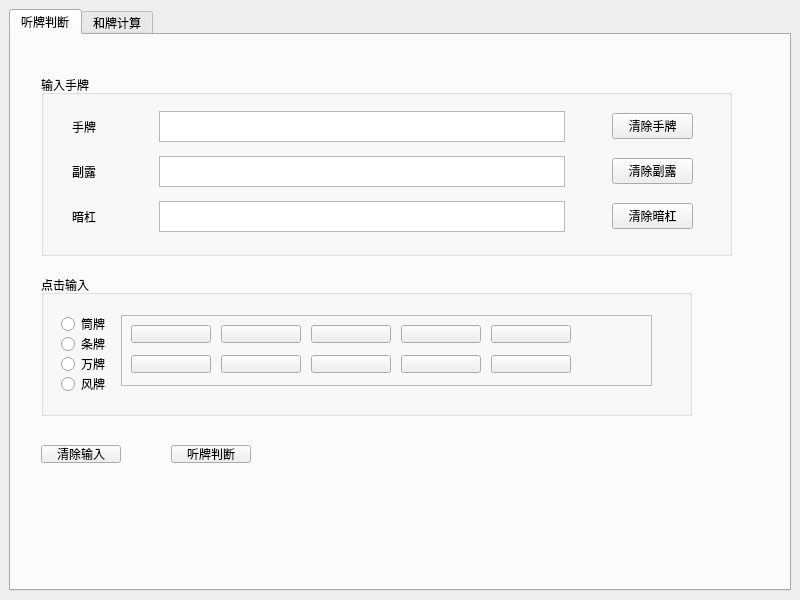
<?xml version="1.0" encoding="UTF-8"?>
<ui version="4.0">
 <class>MainWindow</class>
 <widget class="QMainWindow" name="MainWindow">
  <property name="geometry">
   <rect>
    <x>0</x>
    <y>0</y>
    <width>800</width>
    <height>600</height>
   </rect>
  </property>
  <property name="windowTitle">
   <string>MainWindow</string>
  </property>
  <widget class="QWidget" name="centralwidget">
   <layout class="QGridLayout" name="gridLayout">
    <item row="0" column="0">
     <widget class="QTabWidget" name="tabWidget">
      <property name="currentIndex">
       <number>0</number>
      </property>
      <widget class="QWidget" name="View_Ting">
       <attribute name="title">
        <string>听牌判断</string>
       </attribute>
       <widget class="QGroupBox" name="Mahjongs_group">
        <property name="geometry">
         <rect>
          <x>30</x>
          <y>240</y>
          <width>651</width>
          <height>141</height>
         </rect>
        </property>
        <property name="title">
         <string>点击输入</string>
        </property>
        <widget class="QFrame" name="frame">
         <property name="geometry">
          <rect>
           <x>80</x>
           <y>40</y>
           <width>531</width>
           <height>71</height>
          </rect>
         </property>
         <property name="frameShape">
          <enum>QFrame::StyledPanel</enum>
         </property>
         <property name="frameShadow">
          <enum>QFrame::Raised</enum>
         </property>
         <widget class="QPushButton" name="Input_01">
          <property name="geometry">
           <rect>
            <x>10</x>
            <y>10</y>
            <width>80</width>
            <height>18</height>
           </rect>
          </property>
          <property name="text">
           <string/>
          </property>
         </widget>
         <widget class="QPushButton" name="Input_02">
          <property name="geometry">
           <rect>
            <x>100</x>
            <y>10</y>
            <width>80</width>
            <height>18</height>
           </rect>
          </property>
          <property name="text">
           <string/>
          </property>
         </widget>
         <widget class="QPushButton" name="Input_03">
          <property name="geometry">
           <rect>
            <x>190</x>
            <y>10</y>
            <width>80</width>
            <height>18</height>
           </rect>
          </property>
          <property name="text">
           <string/>
          </property>
         </widget>
         <widget class="QPushButton" name="Input_04">
          <property name="geometry">
           <rect>
            <x>280</x>
            <y>10</y>
            <width>80</width>
            <height>18</height>
           </rect>
          </property>
          <property name="text">
           <string/>
          </property>
         </widget>
         <widget class="QPushButton" name="Input_05">
          <property name="geometry">
           <rect>
            <x>370</x>
            <y>10</y>
            <width>80</width>
            <height>18</height>
           </rect>
          </property>
          <property name="text">
           <string/>
          </property>
         </widget>
         <widget class="QPushButton" name="Input_06">
          <property name="geometry">
           <rect>
            <x>10</x>
            <y>40</y>
            <width>80</width>
            <height>18</height>
           </rect>
          </property>
          <property name="text">
           <string/>
          </property>
         </widget>
         <widget class="QPushButton" name="Input_07">
          <property name="geometry">
           <rect>
            <x>100</x>
            <y>40</y>
            <width>80</width>
            <height>18</height>
           </rect>
          </property>
          <property name="text">
           <string/>
          </property>
         </widget>
         <widget class="QPushButton" name="Input_08">
          <property name="geometry">
           <rect>
            <x>190</x>
            <y>40</y>
            <width>80</width>
            <height>18</height>
           </rect>
          </property>
          <property name="text">
           <string/>
          </property>
         </widget>
         <widget class="QPushButton" name="Input_09">
          <property name="geometry">
           <rect>
            <x>280</x>
            <y>40</y>
            <width>80</width>
            <height>18</height>
           </rect>
          </property>
          <property name="text">
           <string/>
          </property>
         </widget>
         <widget class="QPushButton" name="Input_10">
          <property name="geometry">
           <rect>
            <x>370</x>
            <y>40</y>
            <width>80</width>
            <height>18</height>
           </rect>
          </property>
          <property name="text">
           <string/>
          </property>
         </widget>
        </widget>
        <widget class="QRadioButton" name="switch_TONG">
         <property name="geometry">
          <rect>
           <x>20</x>
           <y>40</y>
           <width>73</width>
           <height>18</height>
          </rect>
         </property>
         <property name="text">
          <string>筒牌</string>
         </property>
        </widget>
        <widget class="QRadioButton" name="switch_TIAO">
         <property name="geometry">
          <rect>
           <x>20</x>
           <y>60</y>
           <width>73</width>
           <height>18</height>
          </rect>
         </property>
         <property name="text">
          <string>条牌</string>
         </property>
        </widget>
        <widget class="QRadioButton" name="switch_WAN">
         <property name="geometry">
          <rect>
           <x>20</x>
           <y>80</y>
           <width>73</width>
           <height>18</height>
          </rect>
         </property>
         <property name="text">
          <string>万牌</string>
         </property>
        </widget>
        <widget class="QRadioButton" name="switch_FENG">
         <property name="geometry">
          <rect>
           <x>20</x>
           <y>100</y>
           <width>73</width>
           <height>18</height>
          </rect>
         </property>
         <property name="text">
          <string>风牌</string>
         </property>
        </widget>
       </widget>
       <widget class="QGroupBox" name="Input_group">
        <property name="geometry">
         <rect>
          <x>30</x>
          <y>40</y>
          <width>691</width>
          <height>181</height>
         </rect>
        </property>
        <property name="title">
         <string>输入手牌</string>
        </property>
        <widget class="QWidget" name="layoutWidget">
         <property name="geometry">
          <rect>
           <x>31</x>
           <y>36</y>
           <width>621</width>
           <height>31</height>
          </rect>
         </property>
         <layout class="QHBoxLayout" name="horizontalLayout" stretch="1,1,10,1,2">
          <item>
           <widget class="QLabel" name="TEXT_MAINMAH">
            <property name="text">
             <string>手牌</string>
            </property>
           </widget>
          </item>
          <item>
           <spacer name="horizontalSpacer">
            <property name="orientation">
             <enum>Qt::Horizontal</enum>
            </property>
            <property name="sizeHint" stdset="0">
             <size>
              <width>40</width>
              <height>20</height>
             </size>
            </property>
           </spacer>
          </item>
          <item>
           <widget class="QTextBrowser" name="view_mainmahjong"/>
          </item>
          <item>
           <spacer name="horizontalSpacer_4">
            <property name="orientation">
             <enum>Qt::Horizontal</enum>
            </property>
            <property name="sizeHint" stdset="0">
             <size>
              <width>40</width>
              <height>20</height>
             </size>
            </property>
           </spacer>
          </item>
          <item>
           <widget class="QPushButton" name="clear_mainmahjong">
            <property name="text">
             <string>清除手牌</string>
            </property>
           </widget>
          </item>
         </layout>
        </widget>
        <widget class="QWidget" name="layoutWidget_2">
         <property name="geometry">
          <rect>
           <x>31</x>
           <y>81</y>
           <width>621</width>
           <height>31</height>
          </rect>
         </property>
         <layout class="QHBoxLayout" name="horizontalLayout_2" stretch="1,1,10,1,2">
          <item>
           <widget class="QLabel" name="TEXT_SIDEMAH">
            <property name="text">
             <string>副露</string>
            </property>
           </widget>
          </item>
          <item>
           <spacer name="horizontalSpacer_2">
            <property name="orientation">
             <enum>Qt::Horizontal</enum>
            </property>
            <property name="sizeHint" stdset="0">
             <size>
              <width>40</width>
              <height>20</height>
             </size>
            </property>
           </spacer>
          </item>
          <item>
           <widget class="QTextBrowser" name="view_sidemahjong"/>
          </item>
          <item>
           <spacer name="horizontalSpacer_5">
            <property name="orientation">
             <enum>Qt::Horizontal</enum>
            </property>
            <property name="sizeHint" stdset="0">
             <size>
              <width>40</width>
              <height>20</height>
             </size>
            </property>
           </spacer>
          </item>
          <item>
           <widget class="QPushButton" name="clear_sidemahjong">
            <property name="text">
             <string>清除副露</string>
            </property>
           </widget>
          </item>
         </layout>
        </widget>
        <widget class="QWidget" name="layoutWidget_3">
         <property name="geometry">
          <rect>
           <x>31</x>
           <y>126</y>
           <width>621</width>
           <height>31</height>
          </rect>
         </property>
         <layout class="QHBoxLayout" name="horizontalLayout_3" stretch="1,1,10,1,2">
          <item>
           <widget class="QLabel" name="TEXT_ANKANGMAH">
            <property name="text">
             <string>暗杠</string>
            </property>
           </widget>
          </item>
          <item>
           <spacer name="horizontalSpacer_3">
            <property name="orientation">
             <enum>Qt::Horizontal</enum>
            </property>
            <property name="sizeHint" stdset="0">
             <size>
              <width>40</width>
              <height>20</height>
             </size>
            </property>
           </spacer>
          </item>
          <item>
           <widget class="QTextBrowser" name="view_ankangmahjong"/>
          </item>
          <item>
           <spacer name="horizontalSpacer_6">
            <property name="orientation">
             <enum>Qt::Horizontal</enum>
            </property>
            <property name="sizeHint" stdset="0">
             <size>
              <width>40</width>
              <height>20</height>
             </size>
            </property>
           </spacer>
          </item>
          <item>
           <widget class="QPushButton" name="clear_ankangmahjong">
            <property name="text">
             <string>清除暗杠</string>
            </property>
           </widget>
          </item>
         </layout>
        </widget>
       </widget>
       <widget class="QPushButton" name="start_ting">
        <property name="geometry">
         <rect>
          <x>160</x>
          <y>410</y>
          <width>80</width>
          <height>18</height>
         </rect>
        </property>
        <property name="text">
         <string>听牌判断</string>
        </property>
       </widget>
       <widget class="QPushButton" name="clear_all">
        <property name="geometry">
         <rect>
          <x>30</x>
          <y>410</y>
          <width>80</width>
          <height>18</height>
         </rect>
        </property>
        <property name="text">
         <string>清除输入</string>
        </property>
       </widget>
      </widget>
      <widget class="QWidget" name="View_Hu">
       <attribute name="title">
        <string>和牌计算</string>
       </attribute>
      </widget>
     </widget>
    </item>
   </layout>
  </widget>
 </widget>
 <resources/>
 <connections/>
</ui>
